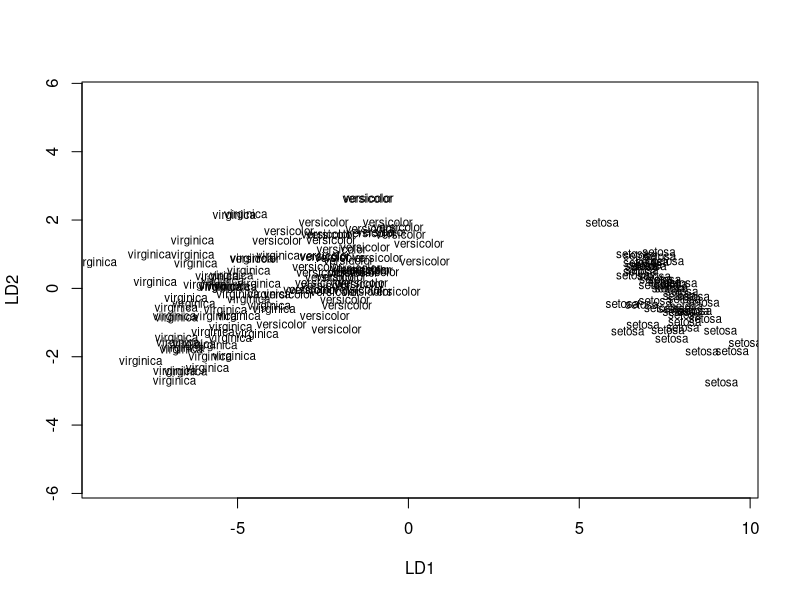

Write the R code that produced this figure.
## ---- chunk 1
# 加载MASS包，它包含了lda函数
library(MASS)

# 加载内置的鸢尾花数据集
data(iris)

# 查看数据集结构
str(iris)

# 应用Fisher线性判别分析
# 使用鸢尾花数据集的前四列作为特征，Species作为类别
lda_model <- lda(Species ~ ., data=iris)

# 查看判别模型的摘要
summary(lda_model)
lda_model
# 打印判别函数的系数
print(lda_model$coefficients)

# 使用判别模型对数据进行分类
predicted_species <- predict(lda_model, iris)

# 计算准确率
accuracy <- sum(predicted_species$class == iris$Species) / nrow(iris)
print(paste("分类准确率:", accuracy))

# 可视化判别结果
plot(lda_model)
## ---- chunk 2
lda_pred <- predict(lda_model,iris)
lda_pred$x

